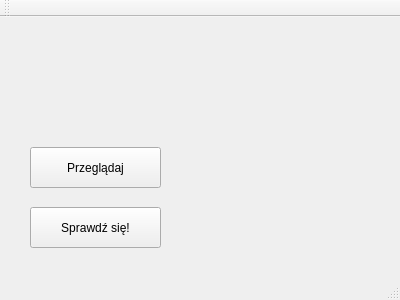
<?xml version="1.0" encoding="UTF-8"?>
<ui version="4.0">
 <class>MainWindow</class>
 <widget class="QMainWindow" name="MainWindow">
  <property name="geometry">
   <rect>
    <x>0</x>
    <y>0</y>
    <width>400</width>
    <height>300</height>
   </rect>
  </property>
  <property name="windowTitle">
   <string>MainWindow</string>
  </property>
  <widget class="QWidget" name="centralWidget">
   <widget class="QPushButton" name="pView">
    <property name="geometry">
     <rect>
      <x>30</x>
      <y>130</y>
      <width>131</width>
      <height>41</height>
     </rect>
    </property>
    <property name="text">
     <string>Przeglądaj</string>
    </property>
   </widget>
   <widget class="QPushButton" name="pTest">
    <property name="geometry">
     <rect>
      <x>30</x>
      <y>190</y>
      <width>131</width>
      <height>41</height>
     </rect>
    </property>
    <property name="text">
     <string>Sprawdź się!</string>
    </property>
   </widget>
   <widget class="QLabel" name="label">
    <property name="geometry">
     <rect>
      <x>260</x>
      <y>10</y>
      <width>111</width>
      <height>111</height>
     </rect>
    </property>
    <property name="text">
     <string/>
    </property>
    <property name="pixmap">
     <pixmap resource="zasoby.qrc">:/ico/img/hearing-99016_1280.png</pixmap>
    </property>
    <property name="scaledContents">
     <bool>true</bool>
    </property>
   </widget>
  </widget>
  <widget class="QMenuBar" name="menuBar">
   <property name="geometry">
    <rect>
     <x>0</x>
     <y>0</y>
     <width>400</width>
     <height>21</height>
    </rect>
   </property>
  </widget>
  <widget class="QToolBar" name="mainToolBar">
   <attribute name="toolBarArea">
    <enum>TopToolBarArea</enum>
   </attribute>
   <attribute name="toolBarBreak">
    <bool>false</bool>
   </attribute>
  </widget>
  <widget class="QStatusBar" name="statusBar"/>
 </widget>
 <layoutdefault spacing="6" margin="11"/>
 <resources>
  <include location="zasoby.qrc"/>
 </resources>
 <connections/>
</ui>
